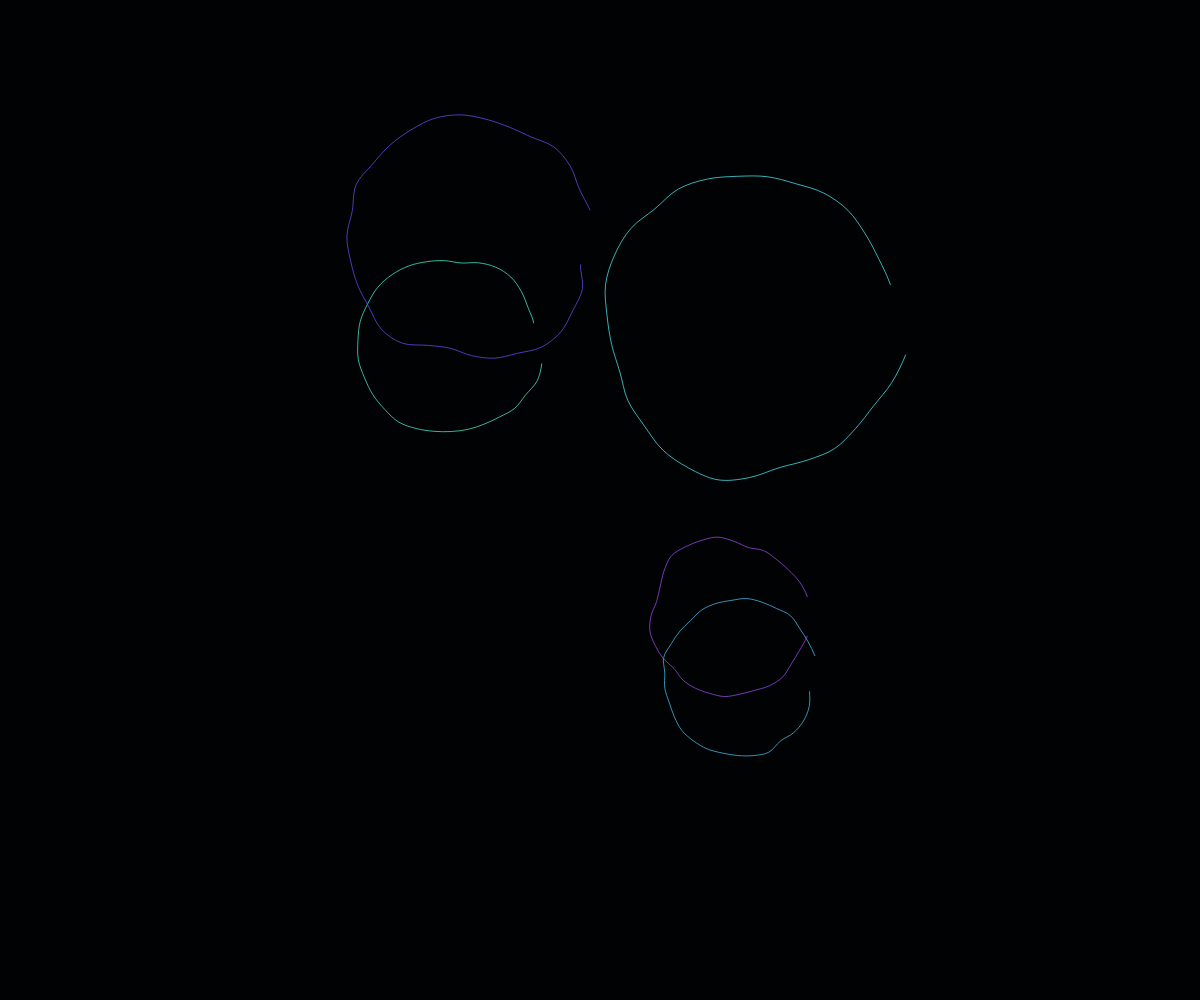
Frame 1 (no input)
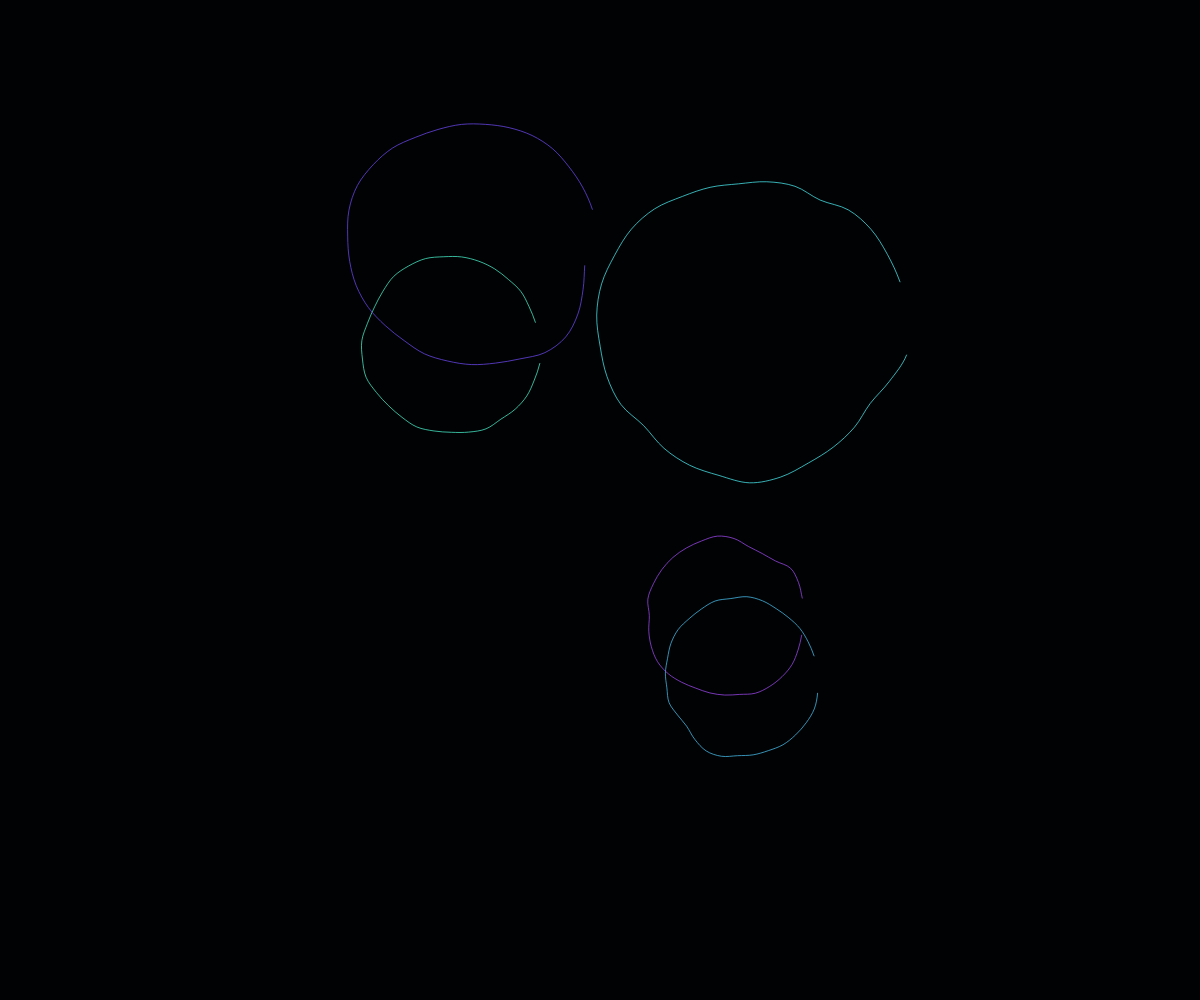
Frame 60 (no input)
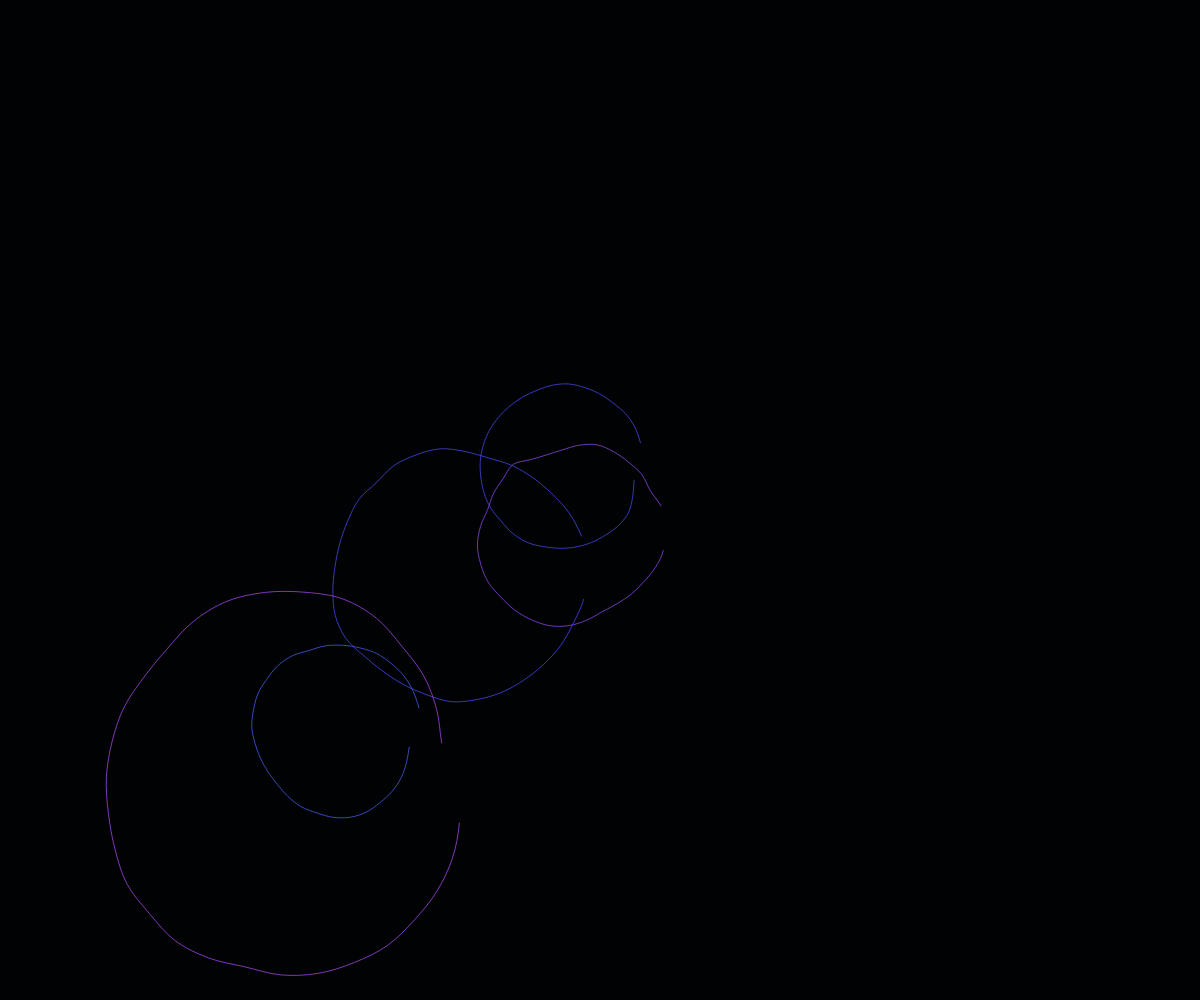
Frame 120 (the mouse pressed at the canvas centre since frame 60)

The p5.js sketch that drew these frames (run headless with seeded random() and noise() and a simulated clock; from frame 60 on, the mouse is pressed at the canvas centre):

// p5.js sketch
// ── sketch.js
let blobs = [];

function setup() {
  createCanvas(windowWidth, windowHeight);
  colorMode(HSB, 360, 100, 100, 1);
  noFill();
  generateBlobs();
}

function draw() {
  background('#010203');
  blobs.forEach((blob, i) => {
    stroke(blob.hue, 70, 100, 0.7);
    beginShape();
    for (let angle = 0; angle <= TWO_PI + 0.1; angle += 0.2) {
      const r = blob.radius + noise(angle * blob.noiseScale, frameCount * 0.01 + i) * blob.radius * 0.4;
      const x = blob.x + cos(angle) * r;
      const y = blob.y + sin(angle) * r;
      curveVertex(x, y);
    }
    endShape();
  });
}

function generateBlobs() {
  blobs = [];
  for (let i = 0; i < 5; i++) {
    blobs.push({
      x: random(width * 0.2, width * 0.8),
      y: random(height * 0.2, height * 0.8),
      radius: random(60, 150),
      hue: random(120, 300),
      noiseScale: random(0.5, 1.2),
    });
  }
}

function mousePressed() {
  generateBlobs();
}

function windowResized() {
  resizeCanvas(windowWidth, windowHeight);
  generateBlobs();
}
